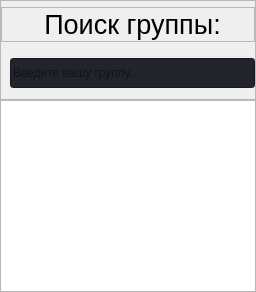
                     <widget class="QWidget" name="groups">
                      <layout class="QVBoxLayout" name="verticalLayout" stretch="0,1">
                       <property name="spacing">
                        <number>0</number>
                       </property>
                       <property name="sizeConstraint">
                        <enum>QLayout::SetDefaultConstraint</enum>
                       </property>
                       <property name="leftMargin">
                        <number>0</number>
                       </property>
                       <property name="topMargin">
                        <number>0</number>
                       </property>
                       <property name="rightMargin">
                        <number>0</number>
                       </property>
                       <property name="bottomMargin">
                        <number>0</number>
                       </property>
                       <item>
                        <widget class="QFrame" name="row_1">
                         <property name="maximumSize">
                          <size>
                           <width>16777215</width>
                           <height>100</height>
                          </size>
                         </property>
                         <property name="frameShape">
                          <enum>QFrame::StyledPanel</enum>
                         </property>
                         <property name="frameShadow">
                          <enum>QFrame::Raised</enum>
                         </property>
                         <layout class="QVBoxLayout" name="verticalLayout_16">
                          <property name="spacing">
                           <number>0</number>
                          </property>
                          <property name="leftMargin">
                           <number>0</number>
                          </property>
                          <property name="topMargin">
                           <number>0</number>
                          </property>
                          <property name="rightMargin">
                           <number>0</number>
                          </property>
                          <property name="bottomMargin">
                           <number>0</number>
                          </property>
                          <item>
                           <widget class="QFrame" name="frame_div_content_1">
                            <property name="minimumSize">
                             <size>
                              <width>0</width>
                              <height>109</height>
                             </size>
                            </property>
                            <property name="maximumSize">
                             <size>
                              <width>16777215</width>
                              <height>100</height>
                             </size>
                            </property>
                            <property name="frameShape">
                             <enum>QFrame::NoFrame</enum>
                            </property>
                            <property name="frameShadow">
                             <enum>QFrame::Raised</enum>
                            </property>
                            <layout class="QVBoxLayout" name="verticalLayout_17">
                             <property name="spacing">
                              <number>0</number>
                             </property>
                             <property name="leftMargin">
                              <number>0</number>
                             </property>
                             <property name="topMargin">
                              <number>0</number>
                             </property>
                             <property name="rightMargin">
                              <number>0</number>
                             </property>
                             <property name="bottomMargin">
                              <number>6</number>
                             </property>
                             <item>
                              <widget class="QFrame" name="frame_title_wid_1">
                               <property name="maximumSize">
                                <size>
                                 <width>16777215</width>
                                 <height>35</height>
                                </size>
                               </property>
                               <property name="font">
                                <font>
                                 <family>Segoe UI</family>
                                 <pointsize>10</pointsize>
                                 <weight>50</weight>
                                 <italic>false</italic>
                                 <bold>false</bold>
                                </font>
                               </property>
                               <property name="frameShape">
                                <enum>QFrame::StyledPanel</enum>
                               </property>
                               <property name="frameShadow">
                                <enum>QFrame::Raised</enum>
                               </property>
                               <layout class="QVBoxLayout" name="verticalLayout_18">
                                <property name="spacing">
                                 <number>0</number>
                                </property>
                                <property name="leftMargin">
                                 <number>9</number>
                                </property>
                                <property name="topMargin">
                                 <number>0</number>
                                </property>
                                <property name="rightMargin">
                                 <number>0</number>
                                </property>
                                <property name="bottomMargin">
                                 <number>0</number>
                                </property>
                                <item>
                                 <widget class="QLabel" name="search">
                                  <property name="font">
                                   <font>
                                    <family>Segoe UI</family>
                                    <pointsize>20</pointsize>
                                    <weight>10</weight>
                                    <italic>false</italic>
                                    <bold>false</bold>
                                   </font>
                                  </property>
                                  <property name="styleSheet">
                                   <string notr="true">font: 75 14pt &quot;Segoe UI&quot;;
font: 87 20pt &quot;Segoe UI&quot;;
</string>
                                  </property>
                                  <property name="text">
                                   <string notr="true">Поиск группы:</string>
                                  </property>
                                  <property name="textFormat">
                                   <enum>Qt::AutoText</enum>
                                  </property>
                                  <property name="alignment">
                                   <set>Qt::AlignCenter</set>
                                  </property>
                                  <property name="wordWrap">
                                   <bool>true</bool>
                                  </property>
                                 </widget>
                                </item>
                               </layout>
                              </widget>
                             </item>
                             <item>
                              <widget class="QFrame" name="frame_content_wid_1">
                               <property name="maximumSize">
                                <size>
                                 <width>16777215</width>
                                 <height>50</height>
                                </size>
                               </property>
                               <property name="frameShape">
                                <enum>QFrame::NoFrame</enum>
                               </property>
                               <property name="frameShadow">
                                <enum>QFrame::Raised</enum>
                               </property>
                               <layout class="QHBoxLayout" name="horizontalLayout_9">
                                <property name="spacing">
                                 <number>0</number>
                                </property>
                                <property name="topMargin">
                                 <number>0</number>
                                </property>
                                <property name="rightMargin">
                                 <number>0</number>
                                </property>
                                <property name="bottomMargin">
                                 <number>0</number>
                                </property>
                                <item>
                                 <layout class="QGridLayout" name="gridLayout">
                                  <property name="bottomMargin">
                                   <number>0</number>
                                  </property>
                                  <property name="spacing">
                                   <number>6</number>
                                  </property>
                                  <item row="0" column="0">
                                   <widget class="QLineEdit" name="lineEdit">
                                    <property name="minimumSize">
                                     <size>
                                      <width>0</width>
                                      <height>30</height>
                                     </size>
                                    </property>
                                    <property name="styleSheet">
                                     <string notr="true">background-color: rgb(33, 37, 43);</string>
                                    </property>
                                    <property name="text">
                                     <string/>
                                    </property>
                                    <property name="placeholderText">
                                     <string>Введите вашу группу...</string>
                                    </property>
                                   </widget>
                                  </item>
                                 </layout>
                                </item>
                               </layout>
                              </widget>
                             </item>
                            </layout>
                           </widget>
                          </item>
                         </layout>
                        </widget>
                       </item>
                       <item>
                        <widget class="QTableView" name="tableView">
                         <property name="showGrid">
                          <bool>false</bool>
                         </property>
                         <property name="gridStyle">
                          <enum>Qt::NoPen</enum>
                         </property>
                         <property name="wordWrap">
                          <bool>false</bool>
                         </property>
                         <property name="cornerButtonEnabled">
                          <bool>true</bool>
                         </property>
                         <attribute name="horizontalHeaderVisible">
                          <bool>false</bool>
                         </attribute>
                         <attribute name="verticalHeaderVisible">
                          <bool>false</bool>
                         </attribute>
                        </widget>
                       </item>
                      </layout>
                     </widget>
